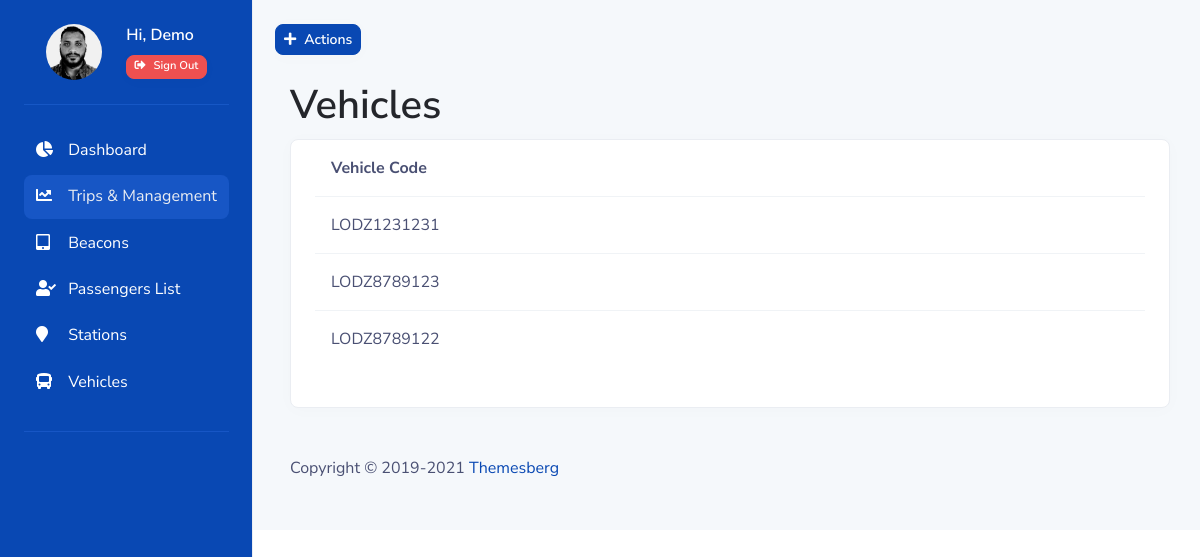
/vehicles/, run on the app's committed database.
### smartcity_app/models.py (models this page shows)
class Vehicle(models.Model):
    vehicle_id = models.CharField(max_length=256,primary_key= True)

### smartcity_app/views.py (the view)
# urls.py: path('vehicles/',Vehicles.as_view(), name='vehicles'),
class Vehicles(generic.ListView):
    model = models.Vehicle
    template_name = 'vehicles.html'
    def get_context_data(self, **kwargs):
        context = super().get_context_data(**kwargs)
        return context

### templates/vehicles.html (shortened to what this page needs)
{% extends "base.html" %}
{% load bootstrap4 %}
{% block content %}
<div class="container">
    <h1>Vehicles</h1>
<div class="card card-body border-light shadow-sm table-wrapper table-responsive pt-0">
  <table class="table table-hover">
    <thead>
      <tr>
        <th class="border-0">Vehicle Code</th>
      </tr>
    </thead>
    <tbody>
    {% for vehicle in object_list %}
      <tr>
	<td><span class="font-weight-normal">{{vehicle.vehicle_id}}</span></td>
     </tr>
    {% endfor %}
    </tbody>
  </table>
 </div>
</div>
{% endblock %}

### data on the page
Vehicle: vehicle_id "LODZ1231231"
Vehicle: vehicle_id "LODZ8789123"
Vehicle: vehicle_id "LODZ8789122"
